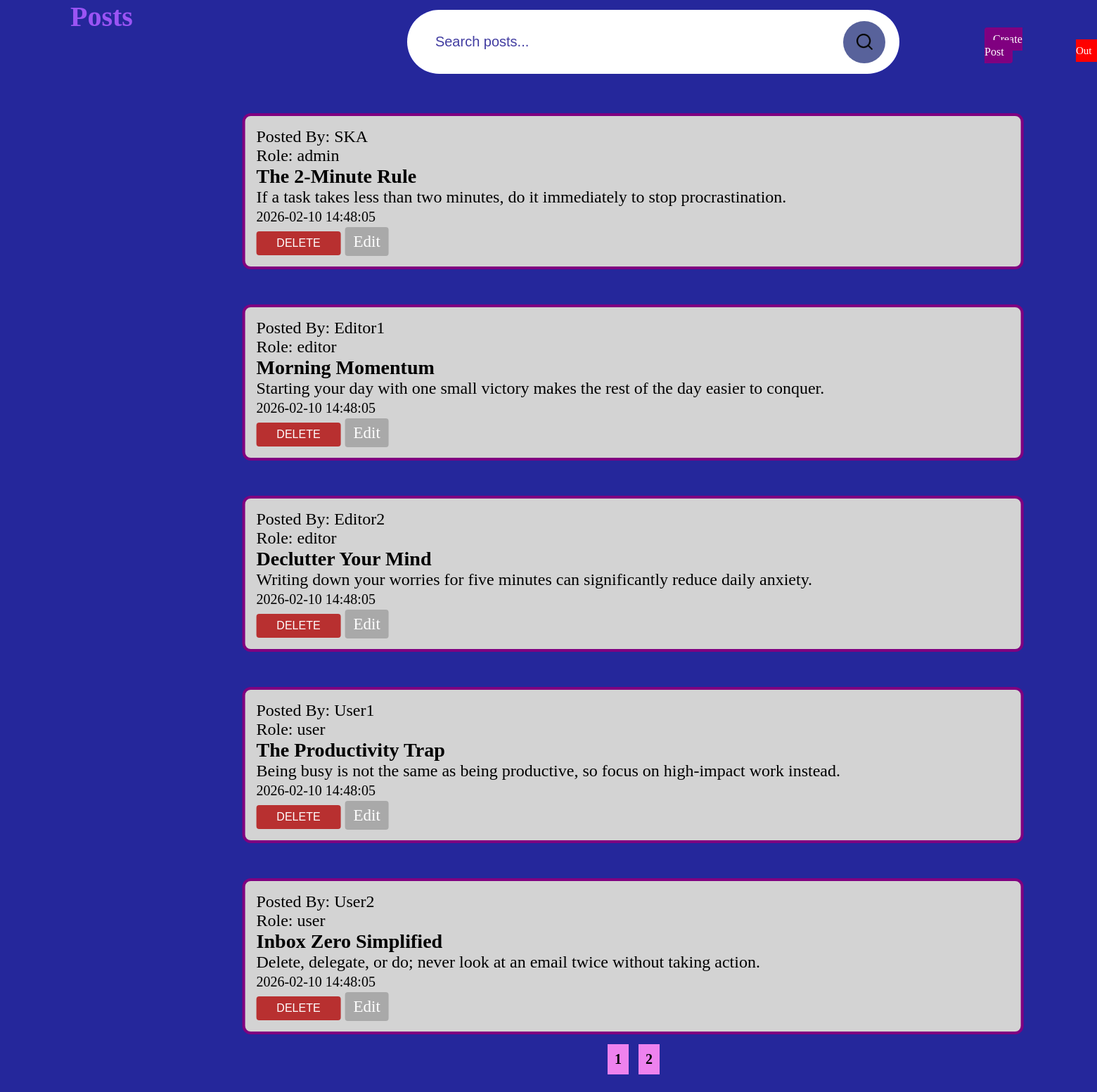
/index.php (signed in), run on the app's committed database.
### tables this page shows
create table if not exists users (
    ID int auto_increment primary key,
    Username varchar(50) unique not null,
    Password varchar(255) not null,
    Role enum('admin','editor','user') not null,
    Created_at timestamp default current_timestamp
);

create table if not exists posts (
    ID int auto_increment primary key,
    User_ID int not null,
    Title varchar(255) not null,
    Content text not null,
    Created_at timestamp default current_timestamp,
    foreign key (User_ID) references users(ID) on delete cascade
);

### index.php (the view, shortened to what this page needs)
<?php
require_once 'config.php';
$search = trim($_GET['search'] ?? '');
$page = max(1, intval($_GET['page'] ?? 1));
$limit = 5;
$offset = ($page - 1) * $limit;
$like = "%$search%";
$sql = "select  * from users";
$stmt = $conn->prepare($sql);
$stmt->execute();
$res = $stmt->get_result();
$users = $res->fetch_all(MYSQLI_ASSOC);
if ($search)
{
    $stmt = $conn->prepare("select SQL_CALC_FOUND_ROWS * from posts
        where Title like ? or Content like ?
        order by Created_at desc limit ?, ?");
    $stmt->bind_param("ssii", $like, $like, $offset, $limit);
}
else
{
    $stmt = $conn->prepare("select SQL_CALC_FOUND_ROWS * from posts
        order by Created_at desc limit ?, ?");
    $stmt->bind_param("ii",$offset, $limit);
}
$stmt->execute();
$res = $stmt->get_result();
$posts = $res->fetch_all(MYSQLI_ASSOC);
$totalRes = $conn->query("select FOUND_ROWS() as total");
$totalRows = $totalRes->fetch_assoc()['total'];
$totalPages = ceil($totalRows / $limit);
?>
<!DOCTYPE html>
<html>
<head>
</head>
<body>
    <header>
        <h1>Posts</h1>
        <nav>
            <a class="btn1 btn-primary" href="create.php">Create Post</a>
            <a class="btn2 btn-danger" type="submit" onclick="return confirm('Do you really want to Logout?');" href="logout.php">Log Out</a>
        </nav>
    </header>
    <form class="mb-3" method="get">
        <div class="input-group">
            <input type="text" name="search" value="<?= htmlspecialchars($search) ?>" class="form-control" placeholder="Search posts...">
            <button class="btn btn-primary"><img src="images/search.png"></button>
        </div>
    </form>
    <?php if (empty($posts)): ?>
        <div class = "alert-warning">No posts found!</div>
    <?php else: ?>
        <?php foreach ($posts as $p): ?>
            <?php foreach($users as $u): ?>
                    <?php if ($u['ID'] == $p['User_ID']): ?>
                        <div class="card mb-3">
                            <div class="card-body">
                            <?php echo "Posted By: ".$u['Username']. "<br>\n" ."Role: ".$u['Role']; ?>
                            <h3><?= htmlspecialchars($p['Title']) ?></h3>
                            <p><?= nl2br(htmlspecialchars($p['Content'])) ?></p>
                            <small class="text-muted"><?= $p['Created_at'] ?></small><br>
                            <div style="margin-top:8px;">
                                <form action="delete.php" method="POST" style="display:inline;">
                                    <button class="btn btn-danger" type="submit" onclick="return confirm('Delete this Post?');">Delete</button>
                                </form>
                                <a class="btn3" href="edit.php?ID=<?= $p["ID"] ?>">Edit</a>
                            </div>
                        </div>
                    <?php endif; ?>
                <?php endforeach; ?>
        <?php endforeach; ?>
        <div class="my-pigmentation-container">
            <nav aria-label="Page navigation">
                <ul class = "pagination">
                    <div style="padding: 20px; margin: 50px; position: relative; top: 50px;">
                        <?php for ($i = 1; $i <= $totalPages; $i++): ?>
                            <a href="?page=<?= $i ?>" style="display: inline-block; padding: 10px; margin: 5px; background: violet; color: black; text-decoration: none; font-size: 20px; font-weight: bold; border: none;">
                                <?= $i ?>
                            </a>
                        <?php endfor; ?>
                    </div>
                </ul>
            </nav>
        </div>
    <?php endif; ?>
</body>
</html>

### index.php (style rules this page uses)
* { margin: 0; padding: 0; box-sizing: border-box; }
body { width: 100%; min-height: 100vh; background-repeat: no-repeat; background-size: cover; background-attachment: fixed; background-color: #25279b; display: flex; font-family: Tahoma; }
h1 { color: rgba(163, 87, 250, 0.94); font-size: 40px; position: relative; left: 100px; }
.input-group { max-width: 100%; width: 700px; background: white; display: flex; align-items: center; border-radius: 60px; padding: 10px 20px; backdrop-filter: blur(4px) saturate(180%); margin: 2% 0 0 70%; }
.input-group input { background: transparent; flex: 1; border: 0; outline: none; padding: 24px 20px; font-size: 20px; color: #423da1; }
::placeholder { color: #423da1; }
.input-group button img { width: 25px; max-width: 100%; }
.input-group button { border: 0; border-radius: 50%; width: 60px; max-width: 100%; height: 60px; max-height: 100%; background: #58629b; cursor: pointer; }
.card .card-body { width: 1111px; max-width: 100%; background: lightgrey; border: 4px solid purple; border-radius: 12px; padding: 16px; font-size: 150%; margin-top: 50px; transform: translate(-40%,50%); }
.card .card-body .btn { width: 120px; max-width: 100%; height:34px; max-height: 100%; border: none; outline: none; background: #b83030; cursor: pointer; font-size: 16px; text-transform: uppercase; color: white; border-radius: 4px; transition: .3s; }
.btn1 { text-decoration: none; color: white; background: purple; border-radius: 4px; padding: 8px 12px; font-size: 16px; position: relative; left: 1400px; }
.btn2 { text-decoration: none; color: white; background: red; border-radius: 4px; padding: 8px 12px; font-size: 15px; position: relative; left: 1530px; bottom: 20px; }
.btn3 { text-decoration: none; color: white; font-size: 23px; background: darkgrey; border-radius: 4px; padding: 8px 12px; }
.my-pigmentation-container { contain: style layout; }

### data on the page
posts: Title "The 2-Minute Rule", Content "If a task takes less than two minutes, do it immediately to stop procrastination.", Created_at "2026-02-10 14:48:05"
users: Username "SKA", Role "admin"
posts: Title "Morning Momentum", Content "Starting your day with one small victory makes the rest of the day easier to conquer.", Created_at "2026-02-10 14:48:05"
users: Username "Editor1", Role "editor"
posts: Title "Declutter Your Mind", Content "Writing down your worries for five minutes can significantly reduce daily anxiety.", Created_at "2026-02-10 14:48:05"
users: Username "Editor2", Role "editor"
posts: Title "The Productivity Trap", Content "Being busy is not the same as being productive, so focus on high-impact work instead.", Created_at "2026-02-10 14:48:05"
users: Username "User1", Role "user"
posts: Title "Inbox Zero Simplified", Content "Delete, delegate, or do; never look at an email twice without taking action.", Created_at "2026-02-10 14:48:05"
users: Username "User2", Role "user"
